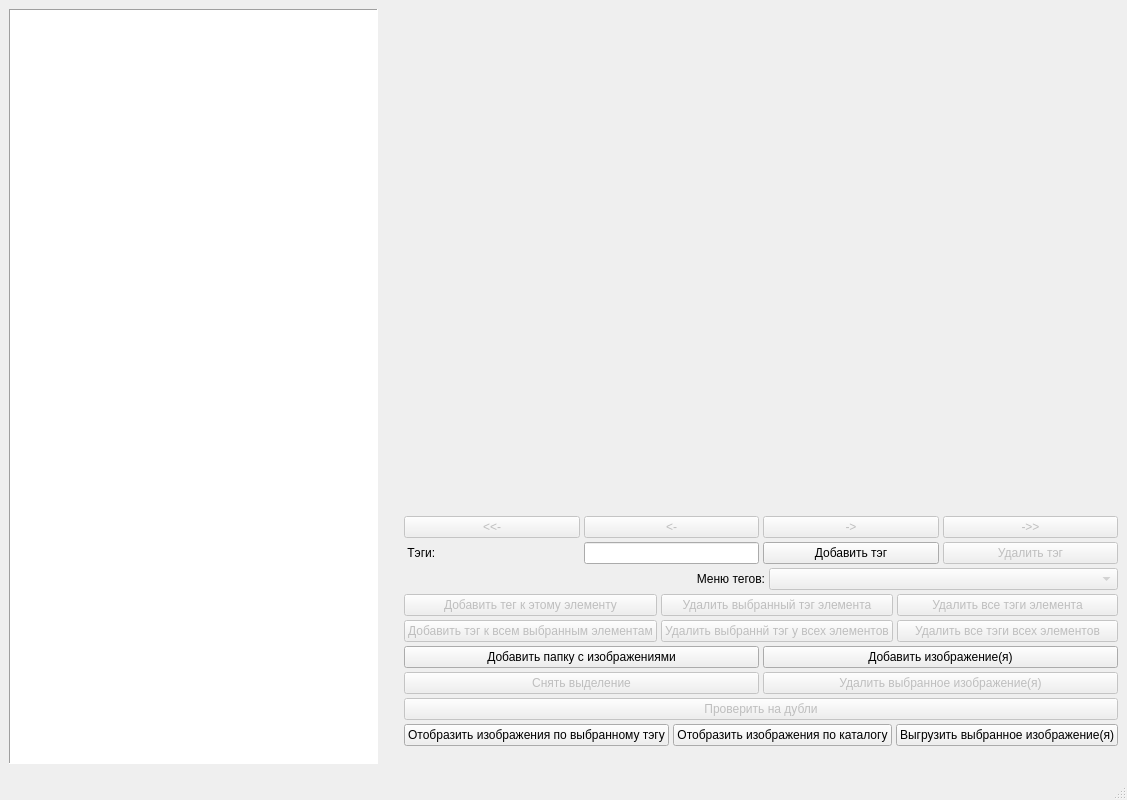
<?xml version="1.0" encoding="UTF-8"?>
<ui version="4.0">
 <class>MainWindow</class>
 <widget class="QMainWindow" name="MainWindow">
  <property name="windowModality">
   <enum>Qt::NonModal</enum>
  </property>
  <property name="geometry">
   <rect>
    <x>0</x>
    <y>0</y>
    <width>1127</width>
    <height>800</height>
   </rect>
  </property>
  <property name="sizePolicy">
   <sizepolicy hsizetype="Expanding" vsizetype="Expanding">
    <horstretch>0</horstretch>
    <verstretch>0</verstretch>
   </sizepolicy>
  </property>
  <property name="windowTitle">
   <string>Выбор файлов изображений - выбор по папке</string>
  </property>
  <widget class="QWidget" name="centralwidget">
   <property name="sizePolicy">
    <sizepolicy hsizetype="MinimumExpanding" vsizetype="MinimumExpanding">
     <horstretch>0</horstretch>
     <verstretch>0</verstretch>
    </sizepolicy>
   </property>
   <property name="minimumSize">
    <size>
     <width>600</width>
     <height>600</height>
    </size>
   </property>
   <property name="focusPolicy">
    <enum>Qt::StrongFocus</enum>
   </property>
   <layout class="QGridLayout" name="gridLayout">
    <property name="sizeConstraint">
     <enum>QLayout::SetMinimumSize</enum>
    </property>
    <item row="0" column="0">
     <layout class="QVBoxLayout" name="verticalLayout_3">
      <item>
       <layout class="QHBoxLayout" name="horizontalLayout">
        <item>
         <layout class="QVBoxLayout" name="verticalLayout_2">
          <item>
           <widget class="QTableWidget" name="tableWidget">
            <property name="sizePolicy">
             <sizepolicy hsizetype="MinimumExpanding" vsizetype="Expanding">
              <horstretch>0</horstretch>
              <verstretch>0</verstretch>
             </sizepolicy>
            </property>
            <property name="minimumSize">
             <size>
              <width>0</width>
              <height>0</height>
             </size>
            </property>
            <property name="focusPolicy">
             <enum>Qt::ClickFocus</enum>
            </property>
            <property name="frameShape">
             <enum>QFrame::Panel</enum>
            </property>
            <property name="frameShadow">
             <enum>QFrame::Sunken</enum>
            </property>
            <property name="editTriggers">
             <set>QAbstractItemView::NoEditTriggers</set>
            </property>
            <property name="alternatingRowColors">
             <bool>false</bool>
            </property>
            <property name="selectionMode">
             <enum>QAbstractItemView::ExtendedSelection</enum>
            </property>
            <property name="selectionBehavior">
             <enum>QAbstractItemView::SelectRows</enum>
            </property>
            <property name="sortingEnabled">
             <bool>true</bool>
            </property>
            <attribute name="horizontalHeaderCascadingSectionResizes">
             <bool>true</bool>
            </attribute>
           </widget>
          </item>
         </layout>
        </item>
        <item>
         <spacer name="verticalSpacer">
          <property name="orientation">
           <enum>Qt::Vertical</enum>
          </property>
          <property name="sizeType">
           <enum>QSizePolicy::MinimumExpanding</enum>
          </property>
          <property name="sizeHint" stdset="0">
           <size>
            <width>20</width>
            <height>500</height>
           </size>
          </property>
         </spacer>
        </item>
        <item>
         <layout class="QVBoxLayout" name="verticalLayout">
          <property name="spacing">
           <number>4</number>
          </property>
          <property name="leftMargin">
           <number>0</number>
          </property>
          <property name="topMargin">
           <number>0</number>
          </property>
          <property name="rightMargin">
           <number>0</number>
          </property>
          <property name="bottomMargin">
           <number>0</number>
          </property>
          <item>
           <widget class="QLabel" name="image_label">
            <property name="sizePolicy">
             <sizepolicy hsizetype="MinimumExpanding" vsizetype="MinimumExpanding">
              <horstretch>0</horstretch>
              <verstretch>0</verstretch>
             </sizepolicy>
            </property>
            <property name="minimumSize">
             <size>
              <width>0</width>
              <height>200</height>
             </size>
            </property>
            <property name="baseSize">
             <size>
              <width>0</width>
              <height>0</height>
             </size>
            </property>
            <property name="focusPolicy">
             <enum>Qt::ClickFocus</enum>
            </property>
            <property name="frameShape">
             <enum>QFrame::NoFrame</enum>
            </property>
            <property name="frameShadow">
             <enum>QFrame::Plain</enum>
            </property>
            <property name="text">
             <string/>
            </property>
           </widget>
          </item>
          <item>
           <widget class="QLabel" name="name_out_label">
            <property name="enabled">
             <bool>true</bool>
            </property>
            <property name="sizePolicy">
             <sizepolicy hsizetype="MinimumExpanding" vsizetype="Minimum">
              <horstretch>0</horstretch>
              <verstretch>0</verstretch>
             </sizepolicy>
            </property>
            <property name="baseSize">
             <size>
              <width>0</width>
              <height>0</height>
             </size>
            </property>
            <property name="font">
             <font>
              <pointsize>12</pointsize>
             </font>
            </property>
            <property name="text">
             <string/>
            </property>
           </widget>
          </item>
          <item>
           <layout class="QHBoxLayout" name="horizontalLayout_2">
            <property name="sizeConstraint">
             <enum>QLayout::SetMinimumSize</enum>
            </property>
            <item>
             <widget class="QPushButton" name="go_start_button">
              <property name="enabled">
               <bool>false</bool>
              </property>
              <property name="sizePolicy">
               <sizepolicy hsizetype="MinimumExpanding" vsizetype="Minimum">
                <horstretch>0</horstretch>
                <verstretch>0</verstretch>
               </sizepolicy>
              </property>
              <property name="minimumSize">
               <size>
                <width>0</width>
                <height>20</height>
               </size>
              </property>
              <property name="focusPolicy">
               <enum>Qt::NoFocus</enum>
              </property>
              <property name="text">
               <string>&lt;&lt;-</string>
              </property>
              <attribute name="buttonGroup">
               <string notr="true">navigation_arrows_button_group</string>
              </attribute>
             </widget>
            </item>
            <item>
             <widget class="QPushButton" name="go_left_button">
              <property name="enabled">
               <bool>false</bool>
              </property>
              <property name="sizePolicy">
               <sizepolicy hsizetype="MinimumExpanding" vsizetype="Minimum">
                <horstretch>0</horstretch>
                <verstretch>0</verstretch>
               </sizepolicy>
              </property>
              <property name="minimumSize">
               <size>
                <width>0</width>
                <height>20</height>
               </size>
              </property>
              <property name="focusPolicy">
               <enum>Qt::NoFocus</enum>
              </property>
              <property name="text">
               <string>&lt;-</string>
              </property>
              <attribute name="buttonGroup">
               <string notr="true">navigation_arrows_button_group</string>
              </attribute>
             </widget>
            </item>
            <item>
             <widget class="QPushButton" name="go_right_button">
              <property name="enabled">
               <bool>false</bool>
              </property>
              <property name="sizePolicy">
               <sizepolicy hsizetype="MinimumExpanding" vsizetype="Minimum">
                <horstretch>0</horstretch>
                <verstretch>0</verstretch>
               </sizepolicy>
              </property>
              <property name="minimumSize">
               <size>
                <width>0</width>
                <height>20</height>
               </size>
              </property>
              <property name="focusPolicy">
               <enum>Qt::NoFocus</enum>
              </property>
              <property name="text">
               <string>-&gt;</string>
              </property>
              <attribute name="buttonGroup">
               <string notr="true">navigation_arrows_button_group</string>
              </attribute>
             </widget>
            </item>
            <item>
             <widget class="QPushButton" name="go_end_button">
              <property name="enabled">
               <bool>false</bool>
              </property>
              <property name="sizePolicy">
               <sizepolicy hsizetype="MinimumExpanding" vsizetype="Minimum">
                <horstretch>0</horstretch>
                <verstretch>0</verstretch>
               </sizepolicy>
              </property>
              <property name="minimumSize">
               <size>
                <width>0</width>
                <height>20</height>
               </size>
              </property>
              <property name="focusPolicy">
               <enum>Qt::NoFocus</enum>
              </property>
              <property name="text">
               <string>-&gt;&gt;</string>
              </property>
              <attribute name="buttonGroup">
               <string notr="true">navigation_arrows_button_group</string>
              </attribute>
             </widget>
            </item>
           </layout>
          </item>
          <item>
           <layout class="QHBoxLayout" name="horizontalLayout_5">
            <item>
             <widget class="QLabel" name="tag_name_label">
              <property name="sizePolicy">
               <sizepolicy hsizetype="MinimumExpanding" vsizetype="Preferred">
                <horstretch>0</horstretch>
                <verstretch>0</verstretch>
               </sizepolicy>
              </property>
              <property name="text">
               <string> Тэги:</string>
              </property>
             </widget>
            </item>
            <item>
             <widget class="QLineEdit" name="tag_name_edit">
              <property name="sizePolicy">
               <sizepolicy hsizetype="MinimumExpanding" vsizetype="Fixed">
                <horstretch>0</horstretch>
                <verstretch>0</verstretch>
               </sizepolicy>
              </property>
             </widget>
            </item>
            <item>
             <widget class="QPushButton" name="add_tag_button">
              <property name="sizePolicy">
               <sizepolicy hsizetype="MinimumExpanding" vsizetype="Fixed">
                <horstretch>0</horstretch>
                <verstretch>0</verstretch>
               </sizepolicy>
              </property>
              <property name="focusPolicy">
               <enum>Qt::NoFocus</enum>
              </property>
              <property name="text">
               <string>Добавить тэг</string>
              </property>
             </widget>
            </item>
            <item>
             <widget class="QPushButton" name="delete_tag_button">
              <property name="enabled">
               <bool>false</bool>
              </property>
              <property name="sizePolicy">
               <sizepolicy hsizetype="MinimumExpanding" vsizetype="Fixed">
                <horstretch>0</horstretch>
                <verstretch>0</verstretch>
               </sizepolicy>
              </property>
              <property name="focusPolicy">
               <enum>Qt::NoFocus</enum>
              </property>
              <property name="text">
               <string>Удалить тэг</string>
              </property>
             </widget>
            </item>
           </layout>
          </item>
          <item>
           <layout class="QHBoxLayout" name="horizontalLayout_3">
            <item>
             <widget class="QLabel" name="current_tag_label">
              <property name="enabled">
               <bool>true</bool>
              </property>
              <property name="text">
               <string/>
              </property>
             </widget>
            </item>
            <item>
             <widget class="QLabel" name="label">
              <property name="sizePolicy">
               <sizepolicy hsizetype="MinimumExpanding" vsizetype="Preferred">
                <horstretch>0</horstretch>
                <verstretch>0</verstretch>
               </sizepolicy>
              </property>
              <property name="minimumSize">
               <size>
                <width>20</width>
                <height>0</height>
               </size>
              </property>
              <property name="layoutDirection">
               <enum>Qt::LeftToRight</enum>
              </property>
              <property name="text">
               <string>Меню тегов:</string>
              </property>
              <property name="alignment">
               <set>Qt::AlignRight|Qt::AlignTrailing|Qt::AlignVCenter</set>
              </property>
             </widget>
            </item>
            <item>
             <widget class="QComboBox" name="tag_choose_box">
              <property name="enabled">
               <bool>false</bool>
              </property>
              <property name="sizePolicy">
               <sizepolicy hsizetype="MinimumExpanding" vsizetype="Fixed">
                <horstretch>0</horstretch>
                <verstretch>0</verstretch>
               </sizepolicy>
              </property>
              <property name="editable">
               <bool>false</bool>
              </property>
             </widget>
            </item>
           </layout>
          </item>
          <item>
           <layout class="QHBoxLayout" name="horizontalLayout_4">
            <item>
             <layout class="QVBoxLayout" name="verticalLayout_5">
              <item>
               <widget class="QPushButton" name="add_one_tag_button">
                <property name="enabled">
                 <bool>false</bool>
                </property>
                <property name="sizePolicy">
                 <sizepolicy hsizetype="MinimumExpanding" vsizetype="Fixed">
                  <horstretch>0</horstretch>
                  <verstretch>0</verstretch>
                 </sizepolicy>
                </property>
                <property name="focusPolicy">
                 <enum>Qt::NoFocus</enum>
                </property>
                <property name="text">
                 <string>Добавить тег к этому элементу</string>
                </property>
                <attribute name="buttonGroup">
                 <string notr="true">single_selection_button_group</string>
                </attribute>
               </widget>
              </item>
              <item>
               <widget class="QPushButton" name="add_all_tag_button">
                <property name="enabled">
                 <bool>false</bool>
                </property>
                <property name="sizePolicy">
                 <sizepolicy hsizetype="MinimumExpanding" vsizetype="Fixed">
                  <horstretch>0</horstretch>
                  <verstretch>0</verstretch>
                 </sizepolicy>
                </property>
                <property name="focusPolicy">
                 <enum>Qt::NoFocus</enum>
                </property>
                <property name="text">
                 <string>Добавить тэг к всем выбранным элементам</string>
                </property>
                <attribute name="buttonGroup">
                 <string notr="true">multi_selection_button_group</string>
                </attribute>
               </widget>
              </item>
             </layout>
            </item>
            <item>
             <layout class="QVBoxLayout" name="verticalLayout_4">
              <item>
               <widget class="QPushButton" name="del_one_tag_button">
                <property name="enabled">
                 <bool>false</bool>
                </property>
                <property name="sizePolicy">
                 <sizepolicy hsizetype="MinimumExpanding" vsizetype="Fixed">
                  <horstretch>0</horstretch>
                  <verstretch>0</verstretch>
                 </sizepolicy>
                </property>
                <property name="focusPolicy">
                 <enum>Qt::NoFocus</enum>
                </property>
                <property name="text">
                 <string>Удалить выбранный тэг элемента</string>
                </property>
                <attribute name="buttonGroup">
                 <string notr="true">single_selection_button_group</string>
                </attribute>
               </widget>
              </item>
              <item>
               <widget class="QPushButton" name="del_all_tag_button">
                <property name="enabled">
                 <bool>false</bool>
                </property>
                <property name="sizePolicy">
                 <sizepolicy hsizetype="MinimumExpanding" vsizetype="Fixed">
                  <horstretch>0</horstretch>
                  <verstretch>0</verstretch>
                 </sizepolicy>
                </property>
                <property name="focusPolicy">
                 <enum>Qt::NoFocus</enum>
                </property>
                <property name="text">
                 <string>Удалить выбраннй тэг у всех элементов</string>
                </property>
                <attribute name="buttonGroup">
                 <string notr="true">multi_selection_button_group</string>
                </attribute>
               </widget>
              </item>
             </layout>
            </item>
            <item>
             <layout class="QVBoxLayout" name="verticalLayout_7">
              <item>
               <widget class="QPushButton" name="del_all_tags_of_single_element_button">
                <property name="enabled">
                 <bool>false</bool>
                </property>
                <property name="sizePolicy">
                 <sizepolicy hsizetype="MinimumExpanding" vsizetype="Fixed">
                  <horstretch>0</horstretch>
                  <verstretch>0</verstretch>
                 </sizepolicy>
                </property>
                <property name="focusPolicy">
                 <enum>Qt::NoFocus</enum>
                </property>
                <property name="text">
                 <string>Удалить все тэги элемента</string>
                </property>
                <attribute name="buttonGroup">
                 <string notr="true">single_selection_button_group</string>
                </attribute>
               </widget>
              </item>
              <item>
               <widget class="QPushButton" name="del_all_tags_of_all_elements_button">
                <property name="enabled">
                 <bool>false</bool>
                </property>
                <property name="sizePolicy">
                 <sizepolicy hsizetype="MinimumExpanding" vsizetype="Fixed">
                  <horstretch>0</horstretch>
                  <verstretch>0</verstretch>
                 </sizepolicy>
                </property>
                <property name="focusPolicy">
                 <enum>Qt::NoFocus</enum>
                </property>
                <property name="text">
                 <string>Удалить все тэги всех элементов</string>
                </property>
                <attribute name="buttonGroup">
                 <string notr="true">multi_selection_button_group</string>
                </attribute>
               </widget>
              </item>
             </layout>
            </item>
           </layout>
          </item>
          <item>
           <layout class="QVBoxLayout" name="verticalLayout_6">
            <item>
             <layout class="QHBoxLayout" name="horizontalLayout_6">
              <item>
               <widget class="QPushButton" name="add_folder_button">
                <property name="enabled">
                 <bool>true</bool>
                </property>
                <property name="sizePolicy">
                 <sizepolicy hsizetype="MinimumExpanding" vsizetype="Fixed">
                  <horstretch>0</horstretch>
                  <verstretch>0</verstretch>
                 </sizepolicy>
                </property>
                <property name="focusPolicy">
                 <enum>Qt::NoFocus</enum>
                </property>
                <property name="text">
                 <string>Добавить папку с изображениями</string>
                </property>
               </widget>
              </item>
              <item>
               <widget class="QPushButton" name="add_images_from_folder_button">
                <property name="enabled">
                 <bool>true</bool>
                </property>
                <property name="sizePolicy">
                 <sizepolicy hsizetype="MinimumExpanding" vsizetype="Fixed">
                  <horstretch>0</horstretch>
                  <verstretch>0</verstretch>
                 </sizepolicy>
                </property>
                <property name="focusPolicy">
                 <enum>Qt::NoFocus</enum>
                </property>
                <property name="text">
                 <string>Добавить изображение(я)</string>
                </property>
               </widget>
              </item>
             </layout>
            </item>
            <item>
             <layout class="QHBoxLayout" name="horizontalLayout_7">
              <item>
               <widget class="QPushButton" name="deselect_button">
                <property name="enabled">
                 <bool>false</bool>
                </property>
                <property name="sizePolicy">
                 <sizepolicy hsizetype="MinimumExpanding" vsizetype="Fixed">
                  <horstretch>0</horstretch>
                  <verstretch>0</verstretch>
                 </sizepolicy>
                </property>
                <property name="focusPolicy">
                 <enum>Qt::NoFocus</enum>
                </property>
                <property name="text">
                 <string>Снять выделение</string>
                </property>
                <attribute name="buttonGroup">
                 <string notr="true">selected_manipulations_button_group</string>
                </attribute>
               </widget>
              </item>
              <item>
               <widget class="QPushButton" name="delete_selected_img_button">
                <property name="enabled">
                 <bool>false</bool>
                </property>
                <property name="sizePolicy">
                 <sizepolicy hsizetype="MinimumExpanding" vsizetype="Fixed">
                  <horstretch>0</horstretch>
                  <verstretch>0</verstretch>
                 </sizepolicy>
                </property>
                <property name="focusPolicy">
                 <enum>Qt::NoFocus</enum>
                </property>
                <property name="text">
                 <string>Удалить выбранное изображение(я)</string>
                </property>
                <attribute name="buttonGroup">
                 <string notr="true">selected_manipulations_button_group</string>
                </attribute>
               </widget>
              </item>
             </layout>
            </item>
            <item>
             <widget class="QPushButton" name="dupe_check_button">
              <property name="enabled">
               <bool>false</bool>
              </property>
              <property name="sizePolicy">
               <sizepolicy hsizetype="MinimumExpanding" vsizetype="Fixed">
                <horstretch>0</horstretch>
                <verstretch>0</verstretch>
               </sizepolicy>
              </property>
              <property name="focusPolicy">
               <enum>Qt::NoFocus</enum>
              </property>
              <property name="text">
               <string>Проверить на дубли</string>
              </property>
             </widget>
            </item>
            <item>
             <layout class="QHBoxLayout" name="horizontalLayout_8">
              <item>
               <widget class="QPushButton" name="show_imgs_by_tag_button">
                <property name="sizePolicy">
                 <sizepolicy hsizetype="MinimumExpanding" vsizetype="Fixed">
                  <horstretch>0</horstretch>
                  <verstretch>0</verstretch>
                 </sizepolicy>
                </property>
                <property name="focusPolicy">
                 <enum>Qt::NoFocus</enum>
                </property>
                <property name="text">
                 <string>Отобразить изображения по выбранному тэгу</string>
                </property>
               </widget>
              </item>
              <item>
               <widget class="QPushButton" name="show_imgs_by_catalog_button">
                <property name="sizePolicy">
                 <sizepolicy hsizetype="MinimumExpanding" vsizetype="Fixed">
                  <horstretch>0</horstretch>
                  <verstretch>0</verstretch>
                 </sizepolicy>
                </property>
                <property name="focusPolicy">
                 <enum>Qt::NoFocus</enum>
                </property>
                <property name="text">
                 <string>Отобразить изображения по каталогу</string>
                </property>
               </widget>
              </item>
              <item>
               <widget class="QPushButton" name="leave_out_button">
                <property name="sizePolicy">
                 <sizepolicy hsizetype="MinimumExpanding" vsizetype="Fixed">
                  <horstretch>0</horstretch>
                  <verstretch>0</verstretch>
                 </sizepolicy>
                </property>
                <property name="focusPolicy">
                 <enum>Qt::NoFocus</enum>
                </property>
                <property name="text">
                 <string>Выгрузить выбранное изображение(я)</string>
                </property>
               </widget>
              </item>
             </layout>
            </item>
           </layout>
          </item>
          <item>
           <widget class="QLabel" name="log_out_label">
            <property name="text">
             <string/>
            </property>
           </widget>
          </item>
         </layout>
        </item>
       </layout>
      </item>
      <item>
       <spacer name="global_spacer">
        <property name="orientation">
         <enum>Qt::Horizontal</enum>
        </property>
        <property name="sizeType">
         <enum>QSizePolicy::Minimum</enum>
        </property>
        <property name="sizeHint" stdset="0">
         <size>
          <width>100</width>
          <height>5</height>
         </size>
        </property>
       </spacer>
      </item>
     </layout>
    </item>
   </layout>
  </widget>
  <widget class="QMenuBar" name="menubar">
   <property name="geometry">
    <rect>
     <x>0</x>
     <y>0</y>
     <width>1127</width>
     <height>21</height>
    </rect>
   </property>
  </widget>
  <widget class="QStatusBar" name="statusbar"/>
 </widget>
 <resources/>
 <connections/>
 <buttongroups>
  <buttongroup name="navigation_arrows_button_group"/>
  <buttongroup name="single_selection_button_group"/>
  <buttongroup name="selected_manipulations_button_group"/>
  <buttongroup name="multi_selection_button_group"/>
 </buttongroups>
</ui>
